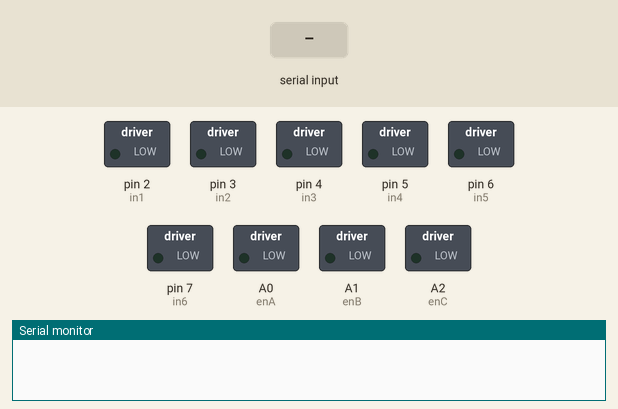
Simulated run of this sketch. Board: Arduino Uno, built with avr-gcc and run on an emulated ATmega328P. Parts: switched loads named in the sketch (green lamp = pin HIGH), the last lines printed to the serial monitor. The test bench sets the inputs (shaded band).

Above: at 1.2 s.
1.3 s: "2" received over Serial
At 1.8 s:
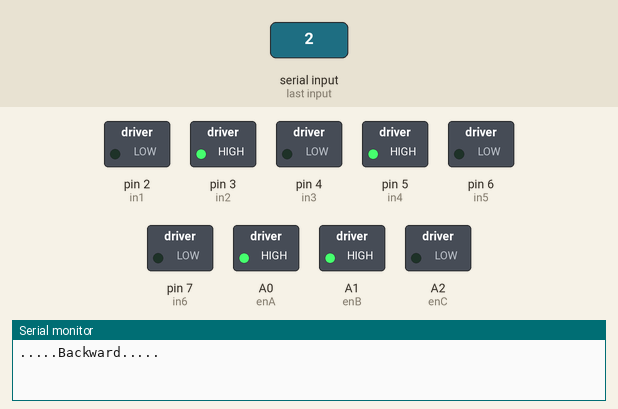
2.8 s: "8" received over Serial
At 4.0 s:
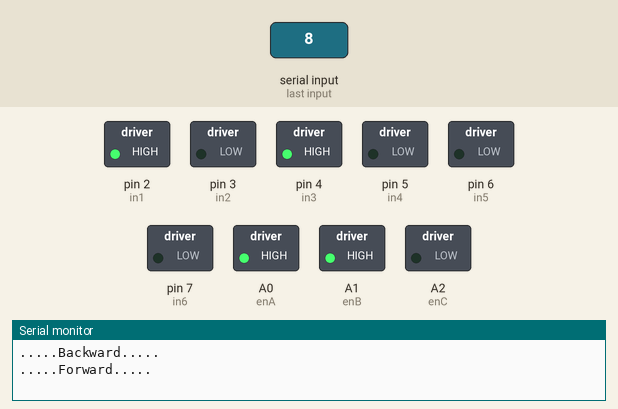
4.3 s: "4" received over Serial
At 5.3 s:
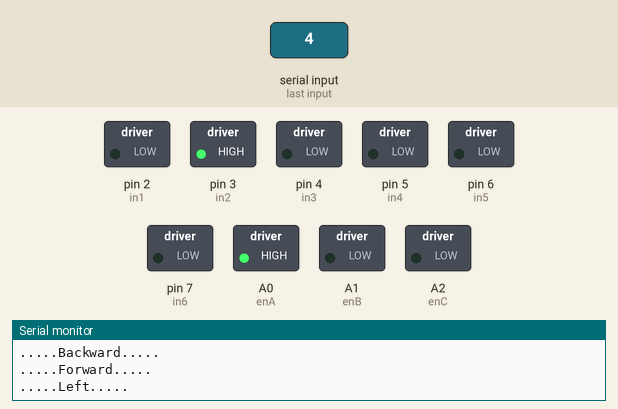
5.8 s: "6" received over Serial
At 6.4 s:
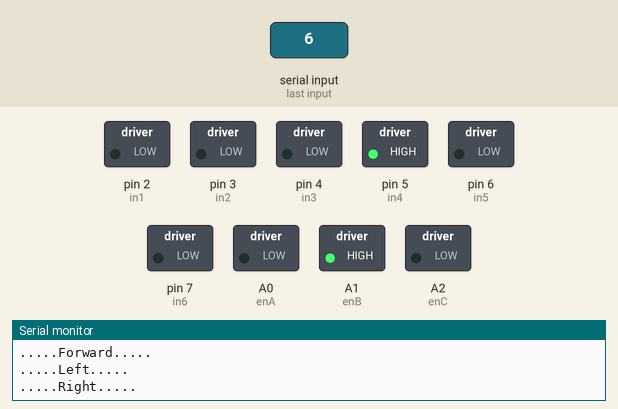
7.3 s: "s" received over Serial
At 8.5 s:
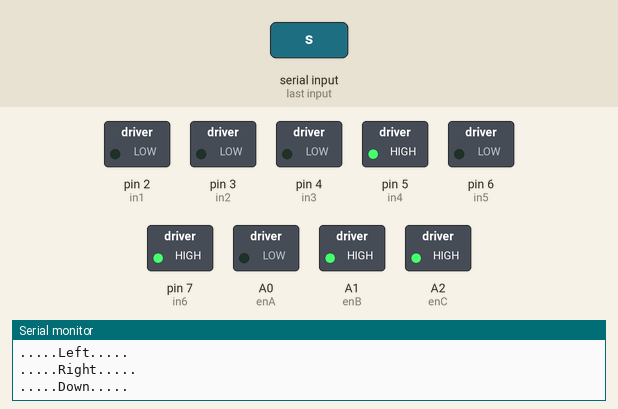
8.8 s: "5" received over Serial
At 9.9 s:
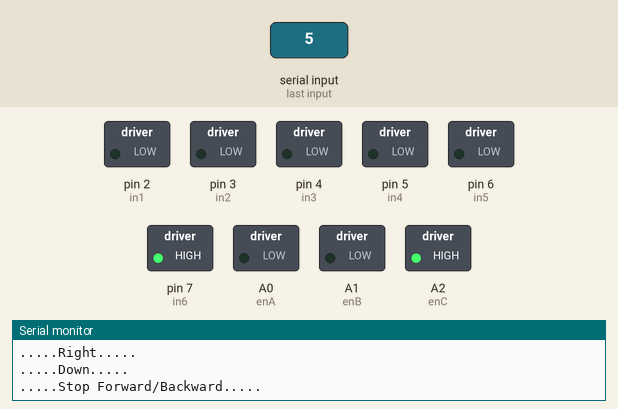
Timing chart, 0 to 11.3 s (numbered marks = the images above; inputs shaded):
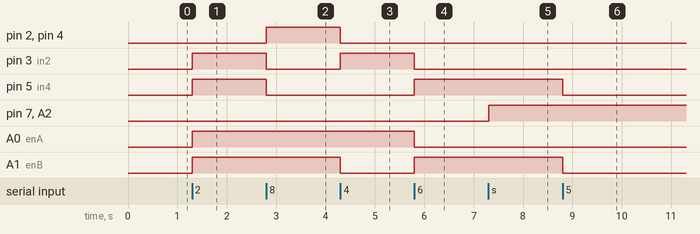

Measured:
- after the input at 1.3 s, pin 3 (in2), pin 5 (in4), A0 (enA), A1 (enB): LOW → HIGH at once
- after the input at 2.8 s, pin 2 (in1), pin 4 (in3): LOW → HIGH at once; pin 3 (in2), pin 5 (in4): HIGH → LOW at once
- after the input at 4.3 s, pin 2 (in1), pin 4 (in3), A1 (enB): HIGH → LOW at once; pin 3 (in2): LOW → HIGH at once
- after the input at 5.8 s, pin 3 (in2), A0 (enA): HIGH → LOW at once; pin 5 (in4), A1 (enB): LOW → HIGH at once
- after the input at 7.3 s, pin 7 (in6), A2 (enC): LOW → HIGH at once
- after the input at 8.8 s, pin 5 (in4), A1 (enB): HIGH → LOW at once

The sketch:

robot_boat.ino
```cpp
// connect motor controller pins to Arduino digital pins
// motor one
int enA = A0;
int in1 = 2;
int in2 = 3;

// motor two
int enB = A1;
int in3 = 4;
int in4 = 5;

// motor three
int enC = A2;
int in5 = 6;
int in6 = 7;

void setup()
{
  pinMode(enA, OUTPUT);
  pinMode(enB, OUTPUT);
  pinMode(enC, OUTPUT);
  pinMode(in1, OUTPUT);
  pinMode(in2, OUTPUT);
  pinMode(in3, OUTPUT);
  pinMode(in4, OUTPUT);
  pinMode(in5, OUTPUT);
  pinMode(in6, OUTPUT);
  Serial.begin(9600);
}

void loop() {

  if (Serial.available() > 0) {
    int num = Serial.read();

    switch (num) {

      case '2':
        analogWrite(enA, 255);
        digitalWrite(in1, LOW);
        digitalWrite(in2, HIGH);

        analogWrite(enB, 255);
        digitalWrite(in3, LOW);
        digitalWrite(in4, HIGH);

        Serial.println(".....Backward.....");

        break;

      case '8':

        analogWrite(enA, 255);
        digitalWrite(in1, HIGH);
        digitalWrite(in2, LOW);

        analogWrite(enB, 255);
        digitalWrite(in3, HIGH);
        digitalWrite(in4, LOW);

        Serial.println(".....Forward.....");

        break;

      case '4':
        analogWrite(enB, 0);
        digitalWrite(in3, LOW);
        digitalWrite(in4, LOW);

        analogWrite(enA, 255);
        digitalWrite(in1, LOW);
        digitalWrite(in2, HIGH);

        Serial.println(".....Left.....");

        break;

      case '6':

        analogWrite(enA, 0);
        digitalWrite(in1, LOW);
        digitalWrite(in2, LOW);

        analogWrite(enB, 255);
        digitalWrite(in3, LOW);
        digitalWrite(in4, HIGH);

        Serial.println(".....Right.....");

        break;

      case '5':

        analogWrite(enB, 0);
        digitalWrite(in3, LOW);
        digitalWrite(in4, LOW);

        analogWrite(enA, 0);
        digitalWrite(in1, LOW);
        digitalWrite(in2, LOW);

        Serial.println(".....Stop Forward/Backward.....");

        break;

      case 's':

        analogWrite(enC, 255);
        digitalWrite(in5, LOW);
        digitalWrite(in6, HIGH);

        Serial.println(".....Down.....");
        break;

      case 'w':

        analogWrite(enC, 255);
        digitalWrite(in5, HIGH);
        digitalWrite(in6, LOW);

        Serial.println(".....Up.....");
        break;

      case 'f':

        analogWrite(enC, 0);
        digitalWrite(in5, LOW);
        digitalWrite(in6, HIGH);

        Serial.println(".....Stop Down/Up.....");
        break;

      default:

        for (int pin = 2; pin < 8; pin++)
        {
          digitalWrite(pin, LOW);
        }
    }
  }
}
```
